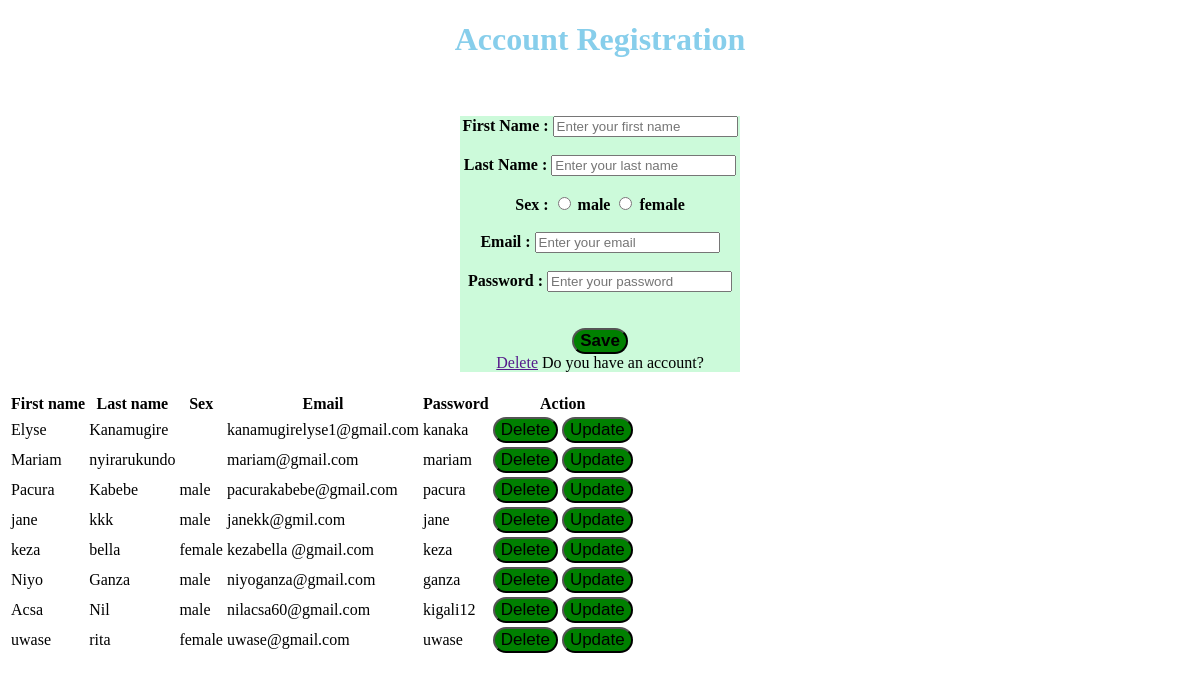
/save/, run on the app's committed database.
### Employees/models.py (models this page shows)
class Employee(models.Model):
    first_name   = models.CharField(max_length = 50)
    last_name    = models.CharField(max_length = 50)
    sex          = models.CharField(max_length = 10)
    email        = models.CharField(max_length = 50)
    password     = models.CharField(max_length = 50)

### Employees/views.py (the view, shortened to what this page needs)
def save(request):
    selectdata = Employee.objects.all()
    return render(request,'logout.html',{'data':selectdata})

### template/logout.html (shortened to what this page needs)
<!DOCTYPE html>
{% load static %}
<html lang="en">
<head>
    <link rel="stylesheet" href="{% static 'css/signupcss.css' %}"
</head>
<body>
    <center>
        <h1> Account Registration</h1><br><br>
    </center>
    <center>
        <form action="{% url 'save' %}" method="POST">
        <label for="first_name"><b>First Name : </b></label>
        <input type="text" placeholder="Enter your first name" name="first_name" required/><br><br>
        <label for="last_name"><b>Last Name : </b></label>
        <input type="text" placeholder="Enter your last name" name="last_name" required/><br><br>
        <label for="sex"><b>Sex : </b></label>
        <input type="radio" name="sex" value="male" required/>
        <label ><b> male </b></label>
        <input type="radio"  name="sex" value="female" required/>
        <label ><b> female</b></label><br><br>
        <label for="email"><b>Email : </b></label>
        <input type="text" placeholder="Enter your email" name="email" required/><br><br>
        <label for="password"><b>Password : </b></label>
        <input type="password" placeholder="Enter your password" name="password" required/><br><br><br>
        <button type="submit"><b> Save </b></button><br>
        <a href="">Delete</a> Do you have an account?
    </form></center>
    <table>
        <tr>
            <th>First name</th>
            <th>Last name</th>
            <th>Sex</th>
            <th>Email</th>
            <th>Password</th>
            <th>Action</th>
        </tr>
        {% for dataselected in data %}
        <tr>
            <td>{{ dataselected.first_name }}</td>
            <td>{{ dataselected.last_name }}</td>
            <td>{{ dataselected.sex }}</td>
            <td>{{ dataselected.email }}</td>
            <td>{{ dataselected.password }}</td>
            <td><a href="{% url 'delete' id=dataselected.id %}"><button>Delete</button></a>
                <a href="{% url 'update' id=dataselected.id %}"><button>Update</button></a>
            </td>
        </tr>
        {% endfor %}
    </table>
</body>
</html>

### static/css/signupcss.css (style rules this page uses)
h1 { color: skyblue; }
button { color: black; background-color: green; font-size: 17px; border-radius: 80px; }
form { background-color: rgb(204, 250, 218); width: 280px; margin-bottom: 20px; }

### data on the page
Employee: first_name "Elyse", last_name "Kanamugire", email "kanamugirelyse1@gmail.com", password "kanaka"
Employee: first_name "Mariam", last_name "nyirarukundo", email "mariam@gmail.com", password "mariam"
Employee: first_name "Pacura", last_name "Kabebe", sex "male", email "pacurakabebe@gmail.com", password "pacura"
Employee: first_name "jane", last_name "kkk", sex "male", email "janekk@gmil.com", password "jane"
Employee: first_name "keza", last_name "bella", sex "female", email "kezabella @gmail.com", password "keza"
Employee: first_name "Niyo", last_name "Ganza", sex "male", email "niyoganza@gmail.com", password "ganza"
Employee: first_name "Acsa", last_name "Nil", sex "male", email "nilacsa60@gmail.com", password "kigali12"
Employee: first_name "uwase", last_name "rita", sex "female", email "uwase@gmail.com", password "uwase"
